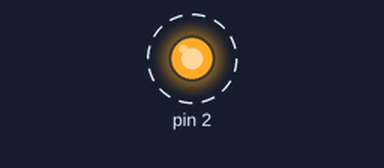
The sketch below on a simulated Arduino Uno, built with avr-gcc and run on an emulated ATmega328P. Parts: output pins drawn as LEDs (lit = HIGH). Dashed ring = blinking. What the sketch prints to the serial monitor is not drawn.

Above: at 0.5 s.
Timing chart, 0 to 4.6 s (numbered marks = the images above):
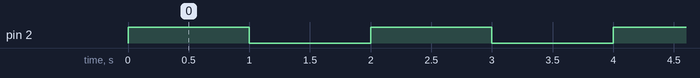

Measured:
- by itself, pin 2: alternates HIGH for 1.0 s and LOW for 1.0 s

The sketch:

Blink-test.ino
```cpp
// the setup function runs once when you press reset or power the board
void setup() {
  Serial.begin(115200);
  Serial.print("System Booting");

  // initialize digital pin LED_BUILTIN as an output.
  pinMode(2, OUTPUT);
}

// the loop function runs over and over again forever
void loop() {
  Serial.print("ON");
  digitalWrite(2, HIGH);   // turn the LED on (HIGH is the voltage level)
  delay(1000);
  Serial.print("OFF");// wait for a second
  digitalWrite(2, LOW);    // turn the LED off by making the voltage LOW
  delay(1000);                       // wait for a second
}
```
